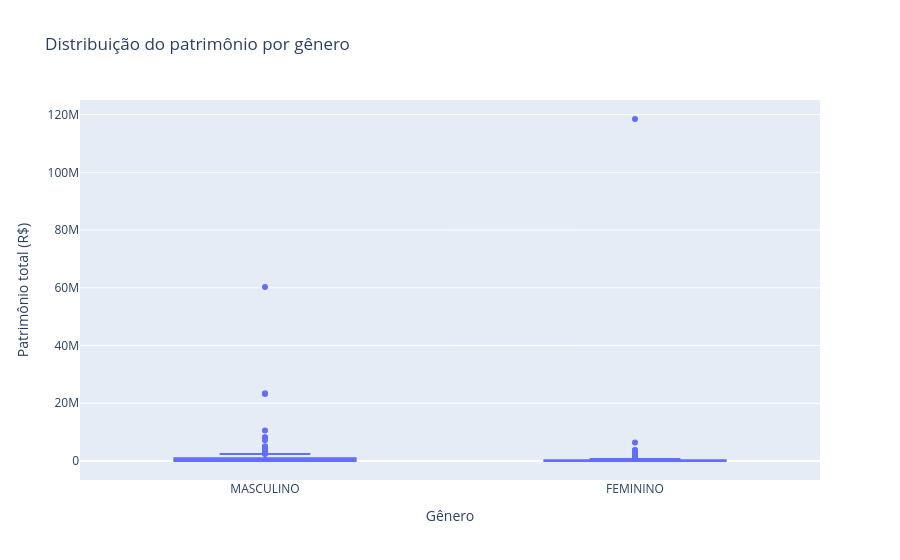

Write notebook code for a chart like this one.
### Markdown cell above
### Patrimônio por gênero

O boxplot será utilizado para comparar a distribuição do patrimônio entre os grupos de gênero, permitindo observar diferenças nas medianas e na dispersão dos valores.

### Code cell
fig = px.box(
    df,
    x='DS_GENERO',
    y='PATRIMONIO_TOTAL',
    title='Distribuição do patrimônio por gênero',
    labels={
        'DS_GENERO': 'Gênero',
        'PATRIMONIO_TOTAL': 'Patrimônio total (R$)'
    }
)

fig.show()

### Figure 1 — Plotly figure (JSON) as saved in the notebook; plotly's stock layout.template omitted (floating-point values rounded to 4 significant figures; data arrays with more than 128 entries replaced by an {"elided": "..."} marker saying what was removed)
{"data": [{"alignmentgroup": "True", "hovertemplate": "Gênero=%{x}<br>Patrimônio total (R$)=%{y}<extra></extra>", "legendgroup": "", "marker": {"color": "#636efa"}, "name": "", "notched": false, "offsetgroup": "", "orientation": "v", "showlegend": false, "type": "box", "x": {"elided": "469 str values"}, "x0": " ", "xaxis": "x", "y": {"elided": "469 float values"}, "y0": " ", "yaxis": "y"}], "layout": {"boxmode": "group", "legend": {"tracegroupgap": 0}, "title": {"text": "Distribuição do patrimônio por gênero"}, "xaxis": {"anchor": "y", "domain": [0, 1], "title": {"text": "Gênero"}}, "yaxis": {"anchor": "x", "domain": [0, 1], "title": {"text": "Patrimônio total (R$)"}}}}
